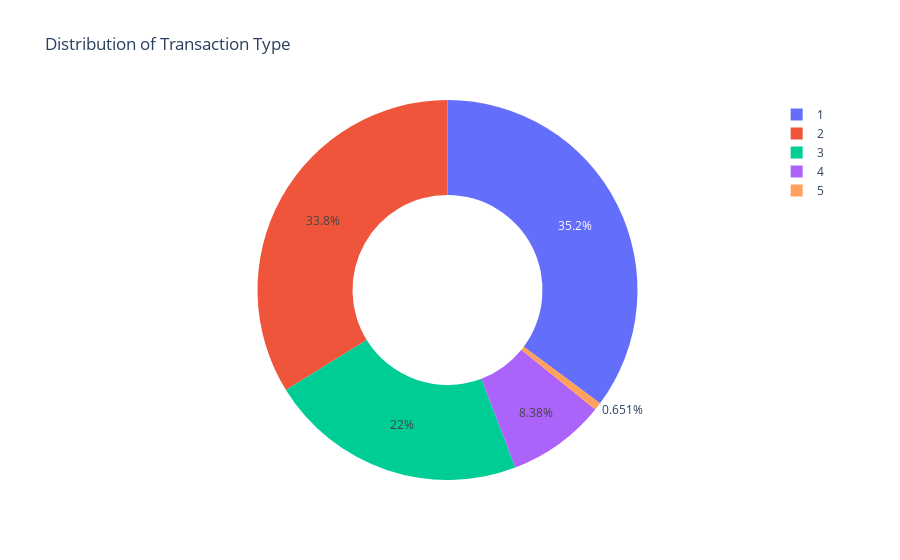

The notebook cell this image was saved under:
### Code cell
import plotly.express as px

type_counts = df["type"].value_counts()


fig = px.pie(
    values=type_counts.values, 
    names=type_counts.index, 
    hole=0.5, 
    title="Distribution of Transaction Type"
)
fig.show()

### Figure 1 — Plotly figure (JSON) as saved in the notebook; plotly's stock layout.template omitted (floating-point values rounded to 4 significant figures)
{"data": [{"domain": {"x": [0, 1], "y": [0, 1]}, "hole": 0.5, "hovertemplate": "label=%{label}<br>value=%{value}<extra></extra>", "labels": [1, 2, 3, 4, 5], "legendgroup": "", "name": "", "showlegend": true, "type": "pie", "values": [2237500, 2151495, 1399284, 532909, 41432]}], "layout": {"legend": {"tracegroupgap": 0}, "title": {"text": "Distribution of Transaction Type"}}}
